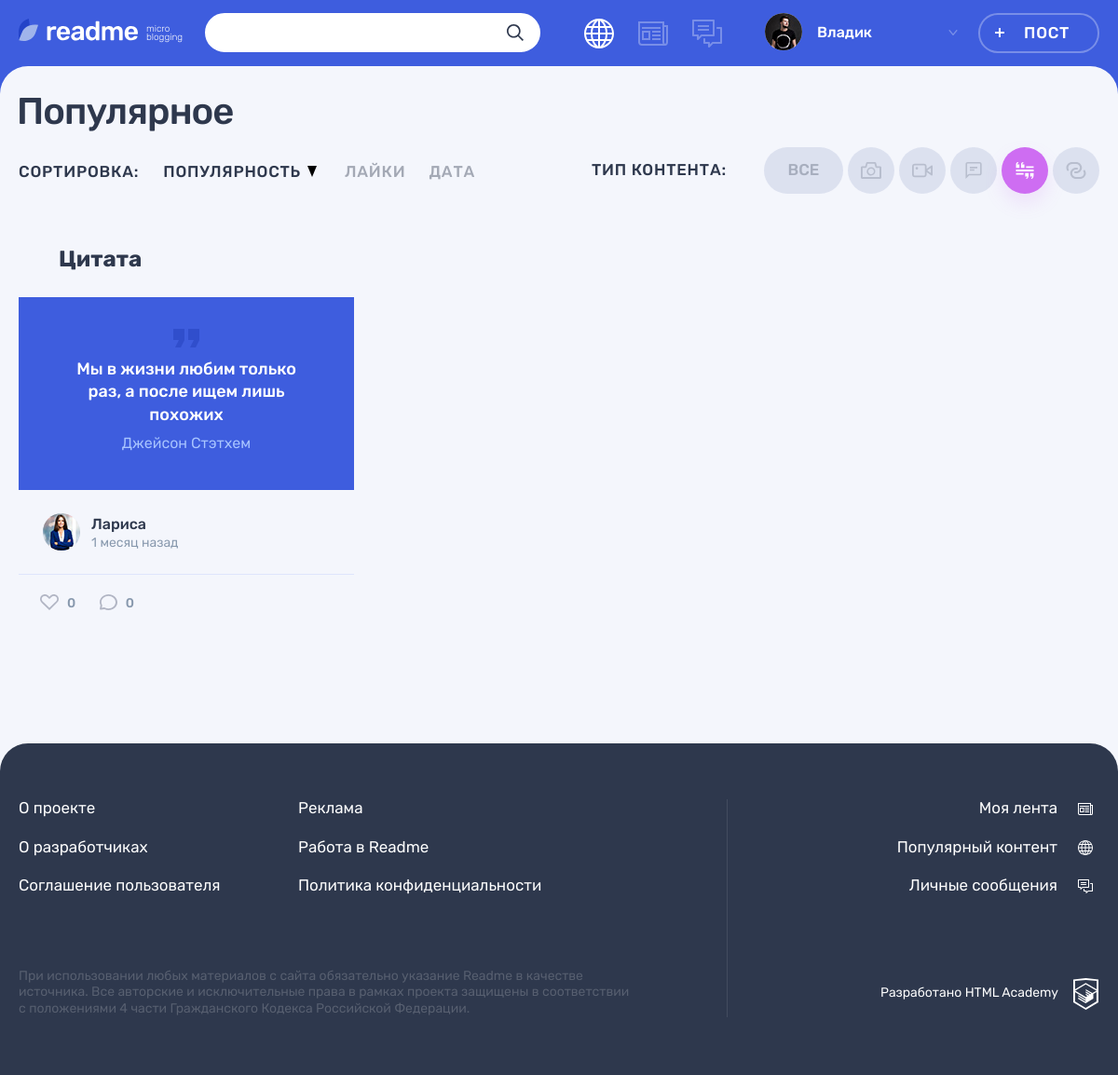
The page /popular.php?id=4 (signed in) on the database its author committed.
### tables this page shows
CREATE TABLE types
(
  id              INT AUTO_INCREMENT PRIMARY KEY,
  title           VARCHAR(32) NOT NULL,
  class_name VARCHAR(32) NOT NULL
);

CREATE TABLE posts
(
  id           INT AUTO_INCREMENT PRIMARY KEY,
  dt_add       TIMESTAMP DEFAULT CURRENT_TIMESTAMP,
  title        VARCHAR(255) NOT NULL,
  text_content TEXT,
  quote_author VARCHAR(255),
  image        VARCHAR(255),
  video        VARCHAR(255),
  link         VARCHAR(255),
  views_count  INT,
  user_id      INT          NOT NULL,
  type_id      INT          NOT NULL,
  tag_id       INT
);

CREATE TABLE users
(
  id       INT AUTO_INCREMENT PRIMARY KEY,
  dt_add   TIMESTAMP DEFAULT CURRENT_TIMESTAMP,
  email    VARCHAR(128) NOT NULL UNIQUE,
  login    VARCHAR(64)  NOT NULL,
  password VARCHAR(255) NOT NULL,
  avatar   VARCHAR(255)
);

### helpers.php (called while the page is built, shortened)
<?php
function get_noun_plural_form(int $number, string $one, string $two, string $many): string {
    $number = (int)$number;
    $mod10 = $number % 10;
    $mod100 = $number % 100;
    switch (true) {
        case ($mod10 === 1):
            return $one;
    }
}
function include_template($name, array $data = []) {
    $name = 'templates/' . $name;
    extract($data);
    require $name;
    $result = ob_get_clean();
    return $result;
}
function generate_random_date($index) {
    $deltas = [
        ['minutes' => 59],
        ['hours' => 23],
        ['days' => 6],
        ['weeks' => 4],
        ['months' => 11]
    ];
    $dcnt = count($deltas);
    $delta = $deltas[$index];
    $timeval = rand(1, current($delta));
    $timename = key($delta);
    $ts = strtotime("$timeval $timename ago");
    $dt = date('Y-m-d H:i:s', $ts);
    return $dt;
}
function print_date_diff($date) {
    $first_date = date_create($date);
    $now = date_create('now');
    $date_diff = date_diff($now, $first_date);
    foreach ($date_diff as $period => $amount) {
        if ($amount !== 0) {
            switch ($period) {
                case 'm':
                    return "$amount " . get_noun_plural_form($amount, 'месяц', 'месяца', 'месяцев');
                    break;
            }
        }
    }
}
function get_data($con, $stmt, $is_row) {
    mysqli_stmt_execute($stmt);
    $result = mysqli_stmt_get_result($stmt);
    if ($is_row) {
        $data = mysqli_fetch_assoc($result);
    } else {
        $data = mysqli_fetch_all($result, MYSQLI_ASSOC);
    }
    return $data;
}

### models.php (called while the page is built, shortened)
<?php
function get_post_types($con) {
    $sql = "SELECT * FROM types";
    $stmt = mysqli_prepare($con, $sql);
    $types = get_data($con, $stmt, false);
    return $types;
}
function get_filtered_posts($con, $filtered_property, $value) {
    $limit = NUMBER_OF_PAGE_POSTS;
    if ($filtered_property) {
        $sql_filter = " WHERE $filtered_property = $value";
    } else {
        $sql_filter = "";
    }
    $sql = "SELECT p.*, u.login, u.avatar, t.class_name FROM posts p JOIN users u ON p.user_id = u.id JOIN types t ON p.type_id = t.id $sql_filter ORDER BY views_count DESC LIMIT ?;";
    $stmt = mysqli_prepare($con, $sql);
    mysqli_stmt_bind_param($stmt, 'i', $limit);
    $filtered_posts = get_data($con, $stmt, false);
    return $filtered_posts;
}

### templates/main.php (the view, shortened to what this page needs)
<section class="page__main page__main--popular">
    <div class="container">
        <h1 class="page__title page__title--popular">Популярное</h1>
    </div>
    <div class="popular container">
        <div class="popular__filters-wrapper">
            <div class="popular__sorting sorting">
                <b class="popular__sorting-caption sorting__caption">Сортировка:</b>
                <ul class="popular__sorting-list sorting__list">
                    <li class="sorting__item sorting__item--popular">
                        <a class="sorting__link sorting__link--active" href="#">
                            <span>Популярность</span>
                            <svg class="sorting__icon" width="10" height="12">
                                <use xlink:href="#icon-sort"></use>
                            </svg>
                        </a>
                    </li>
                    <li class="sorting__item">
                        <a class="sorting__link" href="#">
                            <span>Лайки</span>
                        </a>
                    </li>
                    <li class="sorting__item">
                        <a class="sorting__link" href="#">
                            <span>Дата</span>
                        </a>
                    </li>
                </ul>
            </div>
            <div class="popular__filters filters">
                <b class="popular__filters-caption filters__caption">Тип контента:</b>
                <ul class="popular__filters-list filters__list">
                    <li class="popular__filters-item popular__filters-item--all filters__item filters__item--all">
                        <a class="filters__button filters__button--ellipse filters__button--all  <?php if ($id === ''): ?>filters__button--active<?php endif; ?>" href="/">
                            <span>Все</span>
                        </a>
                    </li>
                    <?php foreach ($types as $type): ?>
                        <li class="popular__filters-item filters__item">
                            <a class="filters__button filters__button--<?= $type['class_name']; ?> <?php if ($id === strval($type['id'])): ?>filters__button--active<?php endif; ?> button" href="/?id=<?= $type['id']; ?>">
                                <svg class="filters__icon" width="22" height="18">
                                    <use xlink:href="#icon-filter-<?= $type['class_name']; ?>"></use>
                                </svg>
                            </a>
                        </li>
                    <?php endforeach; ?>
                </ul>
            </div>
        </div>
        <div class="popular__posts">
            <?php foreach ($posts as $key => $post): ?>
                <article class="popular__post post-<?= $post['class_name']; ?>">
                    <header class="post__header">
                        <h2>
                            <a href="/post.php?id=<?= $post['id']; ?>"><?= htmlspecialchars($post['title']) ?></a>
                        </h2>
                    </header>
                    <div class="post__main">
                        <?php if ($post['class_name'] === 'quote'): ?>
                            <blockquote>
                                <p><?= htmlspecialchars($post['text_content']) ?></p>
                                <cite><?= htmlspecialchars($post['quote_author']) ?></cite>
                            </blockquote>
                        <?php elseif ($post['class_name'] === 'photo'): ?>
                            <div class="post-photo__image-wrapper">
                                <img src="img/<?= htmlspecialchars($post['image']) ?>" alt="Фото от пользователя" width="360" height="240">
                            </div>
                        <?php endif; ?>
                    </div>
                    <footer class="post__footer">
                        <div class="post__author">
                            <a class="post__author-link" href="#" title="Автор">
                                <div class="post__avatar-wrapper">
                                    <img class="post__author-avatar" src="img/<?= $post['avatar'] ?>" alt="Аватар пользователя">
                                </div>
                                <div class="post__info">
                                    <b class="post__author-name"><?= htmlspecialchars($post['login']) ?></b>
                                    <time class="post__time" datetime="<?= generate_random_date($key) ?>" title="<?= date_format(date_create($post['dt_add']), 'd.m.Y H:i'); ?>">
                                        <?= print_date_diff($post['dt_add']); ?> назад
                                    </time>
                                </div>
                            </a>
                        </div>
                        <div class="post__indicators">
                            <div class="post__buttons">
                                <a class="post__indicator post__indicator--likes button" href="#" title="Лайк">
                                    <svg class="post__indicator-icon" width="20" height="17">
                                        <use xlink:href="#icon-heart"></use>
                                    </svg>
                                    <span>0</span>
                                </a>
                                <a class="post__indicator post__indicator--comments button" href="#" title="Комментарии">
                                    <svg class="post__indicator-icon" width="19" height="17">
                                        <use xlink:href="#icon-comment"></use>
                                    </svg>
                                    <span>0</span>
                                </a>
                            </div>
                        </div>
                    </footer>
                </article>
            <?php endforeach; ?>
        </div>
    </div>
</section>

### rows shown on the page
posts: title "Цитата", text_content "Мы в жизни любим только раз, а после ищем лишь похожих", quote_author "Джейсон Стэтхем", user.avatar (picture), user.login "Лариса", dt_add "1 месяц"

### other values the page prints
$user_name "Владик"
